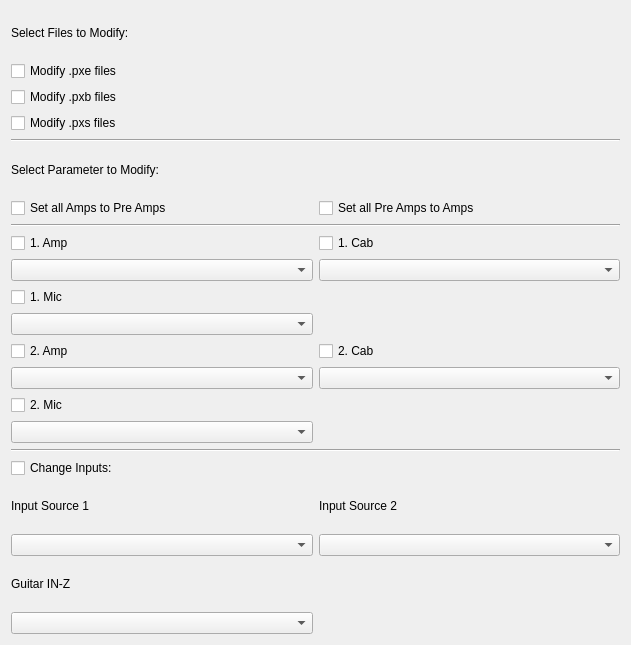
          <widget class="QWidget" name="scrollAreaWidgetContents_13">
           <property name="geometry">
            <rect>
             <x>0</x>
             <y>0</y>
             <width>631</width>
             <height>645</height>
            </rect>
           </property>
           <layout class="QGridLayout" name="gridLayout_26">
            <item row="13" column="1">
             <widget class="QComboBox" name="proXCbFirstCab"/>
            </item>
            <item row="10" column="1">
             <widget class="QCheckBox" name="proXChkbxEditFirstCab">
              <property name="text">
               <string>1. Cab</string>
              </property>
             </widget>
            </item>
            <item row="10" column="0">
             <widget class="QCheckBox" name="proXChkbxEditFirstAmp">
              <property name="text">
               <string>1. Amp</string>
              </property>
             </widget>
            </item>
            <item row="4" column="0">
             <widget class="QCheckBox" name="proXChkbxModifyPxs">
              <property name="enabled">
               <bool>true</bool>
              </property>
              <property name="text">
               <string>Modify .pxs files</string>
              </property>
             </widget>
            </item>
            <item row="2" column="0">
             <widget class="QCheckBox" name="proXChkbxModifyPxe">
              <property name="text">
               <string>Modify .pxe files</string>
              </property>
             </widget>
            </item>
            <item row="3" column="0">
             <widget class="QCheckBox" name="proXChkbxModifyPxb">
              <property name="enabled">
               <bool>true</bool>
              </property>
              <property name="text">
               <string>Modify .pxb files</string>
              </property>
             </widget>
            </item>
            <item row="1" column="0">
             <widget class="QLabel" name="proXLbFilesToModify">
              <property name="text">
               <string>Select Files to Modify:</string>
              </property>
             </widget>
            </item>
            <item row="5" column="0" colspan="2">
             <widget class="Line" name="proXLine3">
              <property name="orientation">
               <enum>Qt::Horizontal</enum>
              </property>
             </widget>
            </item>
            <item row="13" column="0">
             <widget class="QComboBox" name="proXCbFirstAmp"/>
            </item>
            <item row="14" column="0">
             <widget class="QCheckBox" name="proXChkbxEditFirstMic">
              <property name="text">
               <string>1. Mic</string>
              </property>
             </widget>
            </item>
            <item row="15" column="0">
             <widget class="QComboBox" name="proXCbFirstMic"/>
            </item>
            <item row="16" column="0">
             <widget class="QCheckBox" name="proXChkbxEditSecondAmp">
              <property name="text">
               <string>2. Amp</string>
              </property>
             </widget>
            </item>
            <item row="16" column="1">
             <widget class="QCheckBox" name="proXChkbxEditSecondCab">
              <property name="text">
               <string>2. Cab</string>
              </property>
             </widget>
            </item>
            <item row="18" column="0">
             <widget class="QCheckBox" name="proXChkbxEditSecondMic">
              <property name="text">
               <string>2. Mic</string>
              </property>
             </widget>
            </item>
            <item row="17" column="0">
             <widget class="QComboBox" name="proXCbSecondAmp"/>
            </item>
            <item row="17" column="1">
             <widget class="QComboBox" name="proXCbSecondCab"/>
            </item>
            <item row="19" column="0">
             <widget class="QComboBox" name="proXCbSecondMic"/>
            </item>
            <item row="20" column="0" colspan="2">
             <widget class="Line" name="proXLine2">
              <property name="orientation">
               <enum>Qt::Horizontal</enum>
              </property>
             </widget>
            </item>
            <item row="21" column="0">
             <widget class="QCheckBox" name="proXChkbxEditInputs">
              <property name="text">
               <string>Change Inputs:</string>
              </property>
             </widget>
            </item>
            <item row="22" column="0">
             <widget class="QLabel" name="proXLbInputOne">
              <property name="text">
               <string>Input Source 1</string>
              </property>
             </widget>
            </item>
            <item row="22" column="1">
             <widget class="QLabel" name="proXLbInputTwo">
              <property name="text">
               <string>Input Source 2</string>
              </property>
             </widget>
            </item>
            <item row="24" column="0">
             <widget class="QLabel" name="proXLbGuitarIn">
              <property name="text">
               <string>Guitar IN-Z</string>
              </property>
             </widget>
            </item>
            <item row="23" column="0">
             <widget class="QComboBox" name="proXCbSourceOne"/>
            </item>
            <item row="25" column="0">
             <widget class="QComboBox" name="proXCbGuitarInput"/>
            </item>
            <item row="23" column="1">
             <widget class="QComboBox" name="proXCbSourceTwo"/>
            </item>
            <item row="7" column="0">
             <widget class="QCheckBox" name="proXChkbxEditAmpToPre">
              <property name="text">
               <string>Set all Amps to Pre Amps</string>
              </property>
              <property name="autoExclusive">
               <bool>true</bool>
              </property>
             </widget>
            </item>
            <item row="7" column="1">
             <widget class="QCheckBox" name="proXChkbxEditPreToAmp">
              <property name="text">
               <string>Set all Pre Amps to Amps</string>
              </property>
              <property name="autoExclusive">
               <bool>true</bool>
              </property>
             </widget>
            </item>
            <item row="8" column="0" colspan="2">
             <widget class="Line" name="proXLine">
              <property name="orientation">
               <enum>Qt::Horizontal</enum>
              </property>
             </widget>
            </item>
            <item row="6" column="0">
             <widget class="QLabel" name="proXLbToEdit">
              <property name="text">
               <string>Select Parameter to Modify:</string>
              </property>
             </widget>
            </item>
           </layout>
          </widget>
